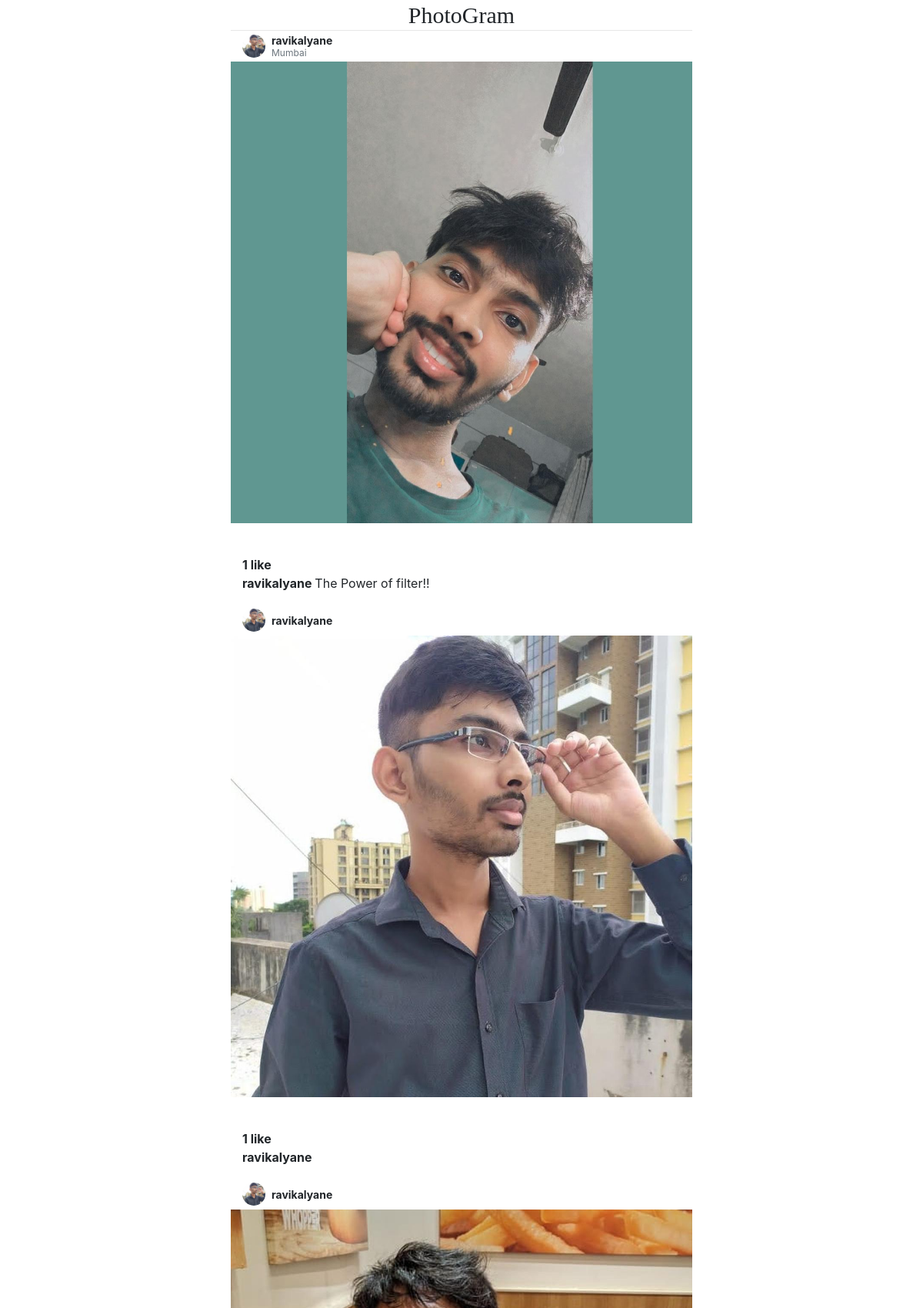
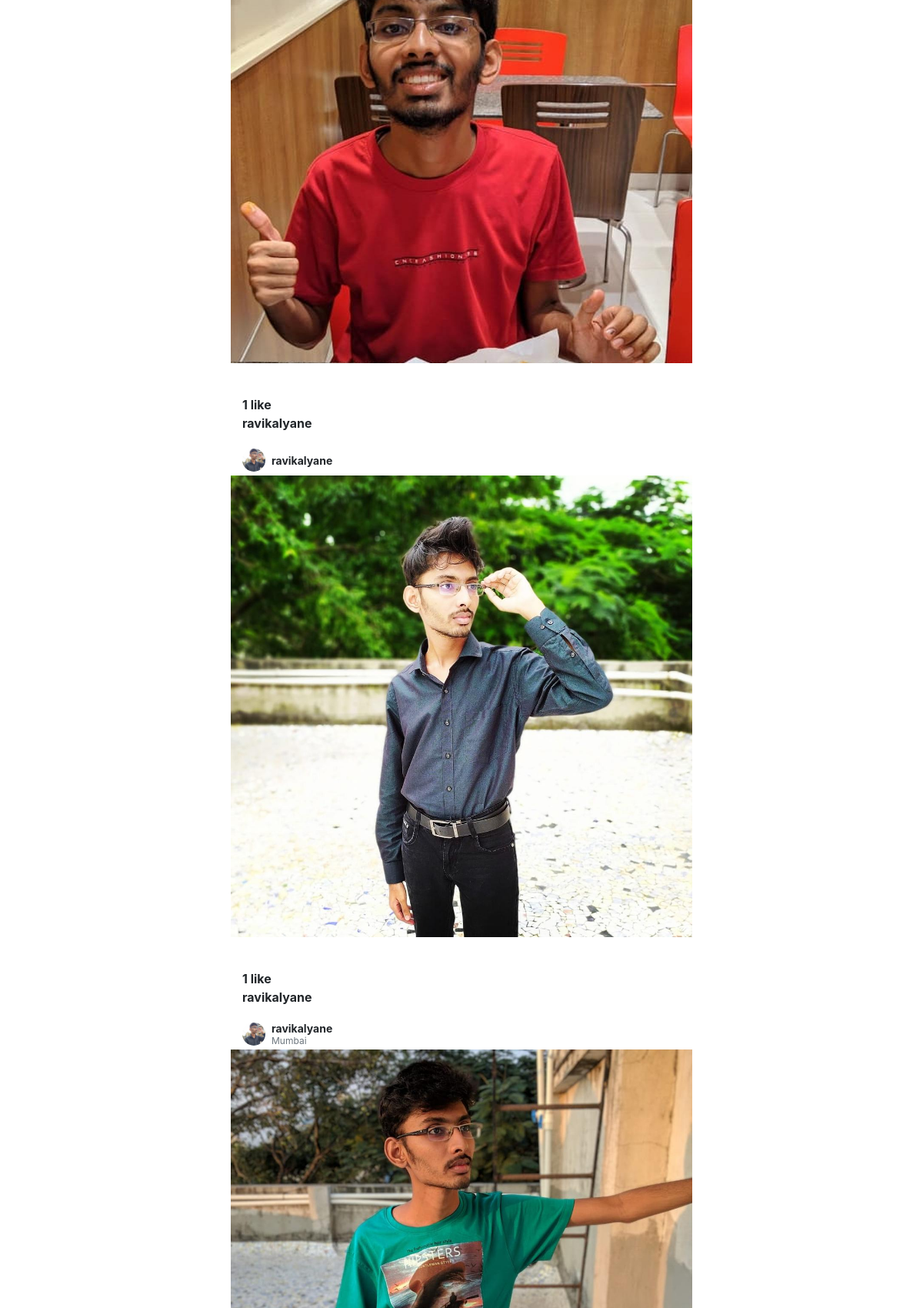
The page / (upper part) on the database its author committed (2 pictures, top to bottom).
### userprofile/models.py (models this page shows)
class Photo(models.Model):
    user = models.ForeignKey(User, blank=True, null=True, on_delete=models.CASCADE)
    post_option = ((0, 'draft'), (1, 'publish'))
    photo = models.ImageField(upload_to='user_photos')
    likes = models.ManyToManyField(User, blank=True, related_name='likes')
    created_on = models.DateTimeField(auto_now_add=True)
    caption = models.TextField(blank=True)
    location = models.CharField(max_length=50, blank=True)
    publish = models.IntegerField(choices=post_option, default=1)
    '''
    # Auto delete files from storage when deleted by user
    def delete(self, *args, **kwargs):
        self.photo.delete()
        super().delete(*args, **kwargs)
    '''
    class Meta:
        ordering = ['-created_on']

class UserProfile(models.Model):
    genders = ((0, 'Female'), (1, 'Male'))
    user = models.OneToOneField(User, on_delete=models.CASCADE, related_name='userprofile')
    profile_photo = models.ImageField(blank=True, null=True, upload_to='profile_photos')
    gender = models.IntegerField(choices=genders, blank=True, null=True)
    mobile_number = models.CharField(max_length=10, blank=True, null=True, unique=True)
    bio = models.TextField(blank=True)
    location = models.CharField(max_length=50, default='', blank=True)
    account_disabled = models.BooleanField(default=False)

### userprofile/views.py (the view)
# urls.py: path('', views.feed, name='feed'),
def feed(request):
    user = request.user
    profile = UserProfile.objects.all()
    photos = Photo.objects.filter(publish=1)
    context = {'profile': profile, 'photos': photos, 'user': user}
    return render(request, 'feed.html', context)

### templates/feed.html (shortened to what this page needs)
{% extends 'base.html' %}
{% load static %}
{% block content %}
{% for photo in photos %}
<div class="mb-3">
    <div class="feed-top-bar">
        <div>
            {%if photo.user.userprofile.profile_photo%}
            <img class="img-icon" src="{{photo.user.userprofile.profile_photo.url}}" alt="">
            {%else%}
            <i class="fad fa-user-circle" style="font-size:30px;"></i>
            {%endif%}
        </div>
        <div class="flex-col">
            <span class="user-redirect"><strong>{{photo.user.username}}</strong></span>
            {% if photo.location %}<span class="location text-muted">{{photo.location}}</span>{% endif %}
        </div>
    </div>
    <a href="{% url 'post_detail' photo.id %}"><img class="img-fluid" src="{{photo.photo.url}}" alt=""></a>
    <div class="post-info">
        <div class="actions-main">
            <span class="center">
            <a href="{% url 'post_detail' photo.pk %}"><i class="fal fa-comment pl-3"></i></a>
                </span>
        </div>
        <strong>
            {% if photo.likes.count == 1 %}
            {{photo.likes.count}} like
            {% else %}
            {{photo.likes.count}} likes
            {% endif %}
        </strong>
        <div><strong>{{photo.user.username}} </strong>{{photo.caption}}</div>
    </div>
</div>
{% endfor %}
{% endblock %}

### templates/base.html (shortened to what this page needs)
{% load static %}
<!DOCTYPE html>
<html lang="en">
    <head>
        <link rel="stylesheet" href="https://stackpath.bootstrapcdn.com/bootstrap/4.5.0/css/bootstrap.min.css" />
        <link rel="stylesheet" href="{% static 'css/style.css' %}" />
        <link rel="stylesheet" type="text/css" href="https://kit-pro.fontawesome.com/releases/v5.13.0/css/pro.min.css" />
    </head>
    <body>
        <main>
            <nav class="user-navbar myfont">
                {%if user.is_authenticated%}{{request.user.first_name}} {{request.user.last_name}}{%else%}PhotoGram{%endif%}
            </nav>
            {% block content %} {% endblock %}
        </main>
    </body>
</html>

### static/css/style.css (style rules this page uses)
@media screen and (min-width: 600px) { main { max-width: 50vw; margin: auto; } }
main { margin-bottom: 50px; background-color: white; }
.user-navbar { font-size: 30px; font-weight: ; display: flex; justify-content: center; align-items: center; height: 40px; border-bottom: 1px solid #e7e7e7; }
.myfont { font-family: 'billabongregular'; }
.feed-top-bar { height: 40px; display: flex; justify-content: flex-start; align-items: center; margin-left: 15px; font-size: 14px; }
.img-icon { width: 30px; height: 30px; border-radius: 50%; }
.flex-col { display: flex; flex-direction: column; justify-content: center; margin-left: 8px; }
.post-info { margin-left: 15px; }
.actions-main { font-size: 28px; display: flex; justify-content: space-between; align-items: center; }
.actions-main a { text-decoration: none; color: black; padding-right: 10px; }
.location { margin-top: -3px; font-size: 12px; }
.center { display: flex; justify-content: flex-start; align-items: baseline; }

### rows shown on the page
Photo: user.userprofile.profile_photo (picture), user.username "ravikalyane", location "Mumbai", photo (picture), likes.count "1", caption "The Power of filter!!"
Photo: user.userprofile.profile_photo (picture), user.username "ravikalyane", photo (picture), likes.count "1"
Photo: user.userprofile.profile_photo (picture), user.username "ravikalyane", photo (picture), likes.count "1"
Photo: user.userprofile.profile_photo (picture), user.username "ravikalyane", photo (picture), likes.count "1"
Photo: user.userprofile.profile_photo (picture), user.username "ravikalyane", location "Mumbai", photo (picture)
